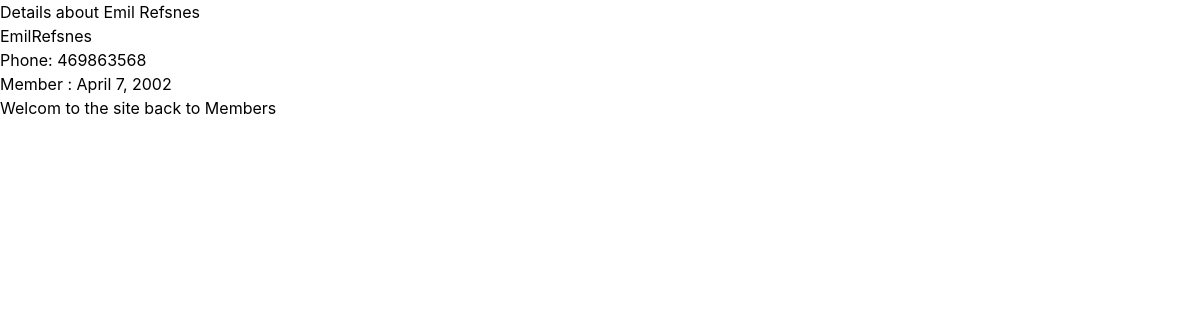
The app's page /members/memberdetails/1/ with its own data.
### members/models.py (models this page shows)
class Member(models.Model):
  firstname = models.CharField(max_length=255)
  lastname = models.CharField(max_length=255)
  phone = models.PositiveIntegerField(null=True)
  joined_date = models.DateField(null=True)

### members/views.py (the view)
# urls.py: path('memberdetails/<int:id>/', views.details, name='details')
def details(request, id):
  mymember = Member.objects.get(id=id)
  template = loader.get_template('details.html')
  context = {
    'mymember' : mymember,
  }
  return HttpResponse(template.render(context, request))

### members/templates/details.html (shortened to what this page needs)
{% extends "base.html" %}
{% load tailwind_tags %}
{% load i18n %}
{% block title %}
  Details about {{ mymember.firstname }} {{ mymember.lastname }}
{% endblock %}
    {% block content%}
<h1>{{mymember.firstname}}{{mymember.lastname}}</h1>
<p>Phone: {{mymember.phone}}</p>
<p>Member : {{mymember.joined_date}}</p>
<p>{% translate "Welcom to the site" %} <a href="/members">back to Members</a></p>
{% endblock %}

### records on screen
Member: firstname "Emil", lastname "Refsnes", phone "469863568", joined_date "April 7, 2002"
